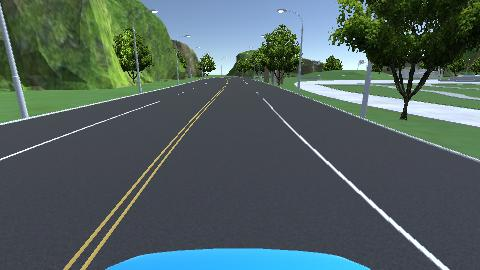
#> input picture 视觉项目实践-智能驾驶/车道线拟合/2.png, 480 x 270 px
$ python '1.2构建窗口的上下边界.py'
#> lines starting #> are read from the running program, lines starting #| are printed output that depends on the picture; after the words box and inside, x2 and y2 are one past the last pixel; in counts of white or black regions, pixels touching at a corner belong together
import matplotlib.pyplot as plt

import mqtt
import cv2
import numpy as np
import base64
import queue

def b64_to_np(image):
    img_data = base64.b64decode(image['image'])
    img_np = np.frombuffer(img_data,dtype=np.uint8)
    img = cv2.imdecode(img_np,cv2.IMREAD_COLOR)
    return img

def perspective_transform(image):
    image_size = (image.shape[1],image.shape[0])

    src = np.float32(
        [
            [80,image_size[1]],
            [450,image_size[1]],
            [image_size[0]//2+40,image_size[1]//2-20],
            [image_size[0]//2-40,image_size[1]//2-20]
        ]
    )

    dst = np.float32([
        [image_size[0]/4,image_size[1]],
        [image_size[0]*3/4,image_size[1]],
        [image_size[0]*3/4,0],
        [image_size[0]/4,0]
    ])
    M = cv2.getPerspectiveTransform(src,dst)
    image_warp = cv2.warpPerspective(image,M,image_size,flags=cv2.INTER_LINEAR)
    return image_warp


def dilate_erode(image,kernel_size):
    kernel = np.ones((kernel_size,kernel_size),np.uint8)
    image_dilate = cv2.dilate(image,kernel,iterations=1)
    result_img = cv2.erode(image_dilate,kernel,iterations=1)
    return result_img

def extract_line_gradient(image_warp):
    #使用梯度提取车道线
    img_Gaussian = cv2.GaussianBlur(image_warp,(5,5),sigmaX=1)
    img_gray = cv2.cvtColor(img_Gaussian,cv2.COLOR_BGR2GRAY)
    res = cv2.Sobel(img_gray,-1,1,0)
    ret,image_thresh = cv2.threshold(res,127,255,cv2.THRESH_BINARY)
    res = dilate_erode(image_thresh,7)
    cv2.imshow('Sobel',res)
    return res


#提取白色车道线
def hslSelect(img,thresh=(190,255)):
    hls = cv2.cvtColor(img,cv2.COLOR_BGR2HLS)
    l_channel = hls[:,:,1]
    l_channel = l_channel / np.max(l_channel) * 255
    binary_output = np.zeros_like(l_channel)
    binary_output[(l_channel>thresh[0])&(l_channel < thresh[1])] = 255
    return binary_output

#提取黄色车道线
def labSeclect(img,thresh=(210,225)):
    #右半边不可能有黄色车道线
    img[:,240:,:] = (0,0,0)
    lab =cv2.cvtColor(img,cv2.COLOR_BGR2Lab)
    lab_b = lab[:,:,2]
    if np.max(lab_b) > 100:
        lab_b = lab_b / np.max(lab_b)*255
    binary_output = np.zeros_like(lab_b)
    binary_output[((lab_b > thresh[0])&(lab_b<thresh[1]))] = 255
    return binary_output


def extract_line_color(image_warp):
    #提取白色车道线:HSL 模型
    hlsL_binary = hslSelect(image_warp)
    cv2.imshow('hlsL_binary',hlsL_binary)

    #提取黄色车道线: lab 模型(只提取 黄色 ,蓝色)
    labB_binary = labSeclect(image_warp)
    cv2.imshow('labB_binary',labB_binary)
    # cv2.waitKey(0)

    #将提取到的黄色和白色车道线进行融合
    combined_binary = np.zeros_like(hlsL_binary)
    combined_binary[(hlsL_binary == 255) | (labB_binary == 255)] = 255

    #对融合后的车道线进行先膨胀后腐蚀的操作
    dilate_erode_image = dilate_erode(combined_binary,15)
    cv2.imshow('combined_binary',dilate_erode_image)
    return dilate_erode_image

def fingding_line(dilate_erode_image):
    #由于车是向前走的,在图像中表示为车是向上走的,所以通常情况下,我们更关注黑白图像的下半部分
    histogram = np.sum(dilate_erode_image[dilate_erode_image.shape[0]//2:,:],axis =0)

    #获取直方图的中点位置,也就是图像宽度的一半
    print(histogram.shape)#480
    midpoint = histogram.shape[0]//2

    # 直方图左侧最高点的位置
    leftx_base = np.argmax(histogram[:midpoint])
    # print(leftx_base)

    # 直方图右侧最高点的位置
    rightx_base = np.argmax(histogram[midpoint:]) + midpoint

    #获取图像中所有的非零像素的x和y的位置 返回的是行索引和列索引
    nonzero = dilate_erode_image.nonzero()
    nonzeroy = np.array(nonzero[0])
    nonzerox = np.array(nonzero[1])


    #定义一些小窗口的概念
    #定义小窗口的个数
    nwindows = 10
    window_height = dilate_erode_image.shape[0] // nwindows
    #小窗口的宽度
    margin = 50
    #小窗口内白色像素点的个数阈值
    minpix = 40
    #初始化当前窗口的位置后面会持续更新
    leftx_current = leftx_base
    rightx_current = rightx_base

    #创建空列表接收左侧和右侧车道线像素的索引
    left_lane_inds = []
    right_lane_inds = []

    for window in range(nwindows):
        #计算当前窗口的上边界的y坐标
        win_y_high = dilate_erode_image.shape[0] - (window + 1) * window_height
        #计算当前窗口的下边界的y坐标
        win_y_low = dilate_erode_image.shape[0] - window * window_height


    # print(right_base)
    # plt.plot(histogram)
    # plt.show()


if __name__ == '__main__':

    image = cv2.imread('./2.png')
#> image is the input picture: shape (270, 480, 3); mean B, G, R 95.1, 96.8, 80

    image_warp = perspective_transform(image)
#> in perspective_transform, `image_warp = cv2.warpPerspective(image,M,image_size,flags=cv2.INTER_LI..`:
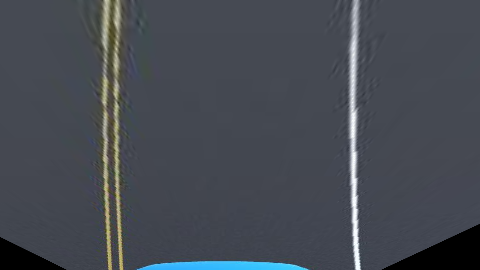
#> image_warp: shape (270, 480, 3); mean B, G, R 82.6, 74.6, 69.9
    image_warp_copy = image_warp.copy()
    #第一种 使用梯度来提取车道线
    # dilate_erode_image = extract_line_gradient(image_warp)

    #第二种 使用颜色提取车道线
    dilate_erode_image = extract_line_color(image_warp_copy)
#> in hslSelect, `hls = cv2.cvtColor(img,cv2.COLOR_BGR2HLS)`: hls: shape (270, 480, 3); mean of channels 0, 1, 2 104.2, 76.3, 24.9
#> in extract_line_color, `hlsL_binary = hslSelect(image_warp)`:
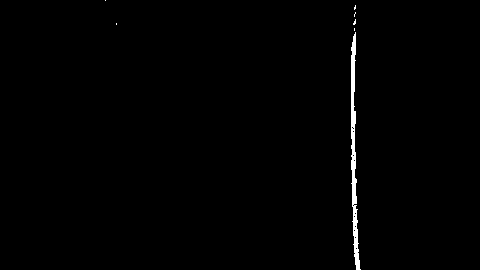
#> hlsL_binary: shape (270, 480) float64; 0.76% white; 7 white regions (6 under 20 px), largest, box (x1, y1, x2, y2) and area: (351, 32, 361, 270) 954
#> in labSeclect, `img[:,240:,:] = (0,0,0)`:
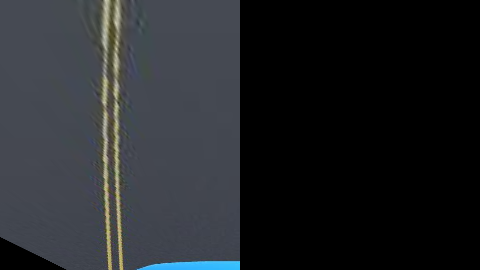
#> img: shape (270, 480, 3); mean B, G, R 40.9, 37.6, 35.2
#> in labSeclect, `lab =cv2.cvtColor(img,cv2.COLOR_BGR2Lab)`: lab: shape (270, 480, 3); mean of channels 0, 1, 2 40.5, 128.1, 125.7
#> in labSeclect, `lab_b = lab[:,:,2]`:
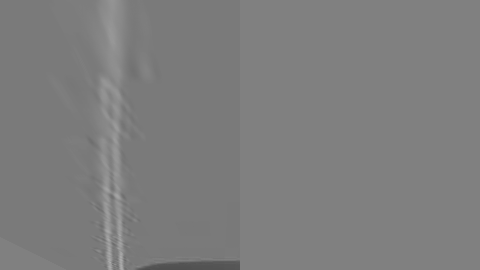
#> lab_b: shape (270, 480); min 77, max 172, mean 125.7
#> in labSeclect, `lab_b = lab_b / np.max(lab_b)*255`:
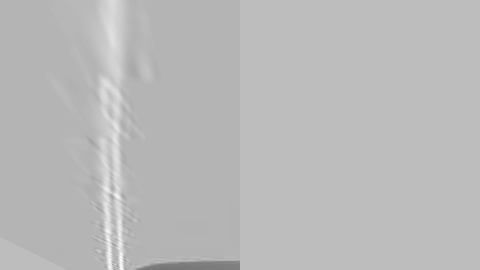
#> lab_b: shape (270, 480) float64; min 114.2, max 255, mean 186.4
#> in extract_line_color, `labB_binary = labSeclect(image_warp)`:
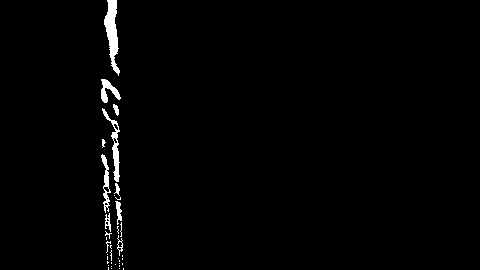
#> labB_binary: shape (270, 480) float64; 1.4% white; 37 white regions (27 under 20 px), largest, box (x1, y1, x2, y2) and area: (104, 0, 120, 76) 616, (102, 108, 120, 182) 341, (101, 154, 111, 213) 229
#> in extract_line_color, `cv2.imshow('combined_binary',dilate_erode_image)`:
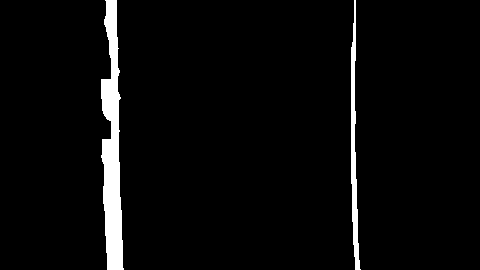
#> window 'combined_binary': shape (270, 480); 3.8% white; 2 white regions, box (x1, y1, x2, y2) and area: (101, 0, 124, 270) 3810, (351, 0, 361, 270) 1178

    fingding_line(dilate_erode_image)
#> in fingding_line, `histogram = np.sum(dilate_erode_image[dilate_erode_image.shape[0]//2:,..`: histogram = 480 values, max 34425 at index 111, min 0 at index 0, mean 1543.3
#| (480,)
#> in fingding_line, `leftx_base = np.argmax(histogram[:midpoint])`: leftx_base = 111
#> in fingding_line, `rightx_base = np.argmax(histogram[midpoint:]) + midpoint`: rightx_base = 354
#> in fingding_line, `nonzero = dilate_erode_image.nonzero()`: nonzero = 4988 positions, rows 0 to 269, columns 101 to 360
#> in fingding_line, `nonzeroy = np.array(nonzero[0])`: nonzeroy = 4988 values from 0 to 269
#> in fingding_line, `nonzerox = np.array(nonzero[1])`: nonzerox = 4988 values, max 360 at index 4987, min 101 at index 1033, mean 169
#> in fingding_line, `leftx_current = leftx_base`: leftx_current = 111
#> in fingding_line, `rightx_current = rightx_base`: rightx_current = 354

    cv2.imshow('image',image)
    cv2.imshow('image_warp',image_warp)
    cv2.waitKey(0)

$ run again, with 视觉项目实践-智能驾驶/车道线拟合/3.png copied over 视觉项目实践-智能驾驶/车道线拟合/2.png
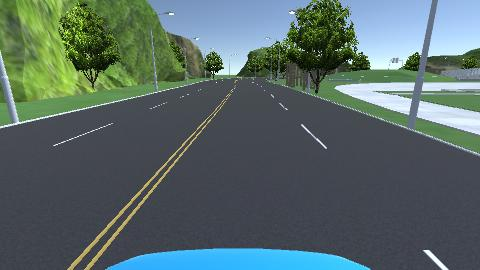
#> input picture 视觉项目实践-智能驾驶/车道线拟合/3.png, 480 x 270 px
#> image is the input picture: shape (270, 480, 3); mean B, G, R 103.6, 105.5, 87.4
#> hls: shape (270, 480, 3); mean of channels 0, 1, 2 103.9, 74.9, 24.3
#> in extract_line_color, `hlsL_binary = hslSelect(image_warp)`:
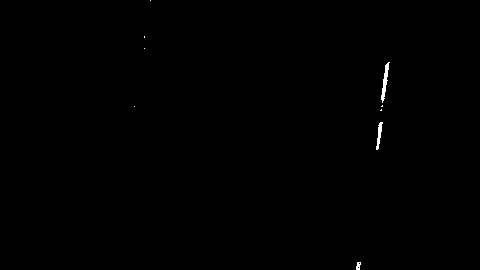
#> hlsL_binary: shape (270, 480) float64; 0.21% white; 9 white regions (6 under 20 px), largest, box (x1, y1, x2, y2) and area: (381, 62, 390, 103) 139, (376, 122, 383, 150) 88, (356, 262, 361, 270) 29
#> lab: shape (270, 480, 3); mean of channels 0, 1, 2 40.4, 128.1, 125.7
#> labB_binary: shape (270, 480) float64; 1% white; 45 white regions (33 under 20 px), largest, box (x1, y1, x2, y2) and area: (133, 97, 148, 143) 288, (131, 144, 143, 191) 185, (121, 157, 131, 195) 160
#> in extract_line_color, `cv2.imshow('combined_binary',dilate_erode_image)`:
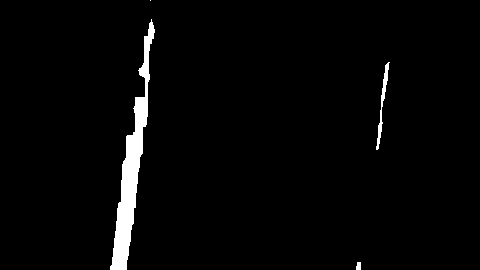
#> window 'combined_binary': shape (270, 480); 2.6% white; 4 white regions (1 under 20 px), largest, box (x1, y1, x2, y2) and area: (110, 19, 155, 270) 3113, (376, 62, 390, 150) 270, (356, 262, 361, 270) 36
#> histogram = 480 values, max 34170 at index 126, min 0 at index 0, mean 1216.6
#| (480,)
#> leftx_base = 126
#> rightx_base = 378
#> nonzero = 3420 positions, rows 0 to 269, columns 110 to 389
#> nonzeroy = 3420 values from 0 to 269
#> nonzerox = 3420 values, max 389 at index 254, min 110 at index 3332, mean 153.7
#> leftx_current = 126
#> rightx_current = 378

$ run again, with 视觉项目实践-智能驾驶/车道线拟合/4.png copied over 视觉项目实践-智能驾驶/车道线拟合/2.png
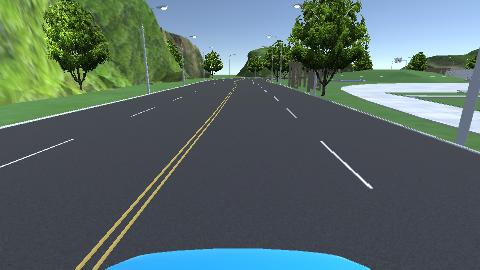
#> input picture 视觉项目实践-智能驾驶/车道线拟合/4.png, 480 x 270 px
#> image is the input picture: shape (270, 480, 3); mean B, G, R 102.3, 104.8, 86.8
#> hls: shape (270, 480, 3); mean of channels 0, 1, 2 104.2, 74.9, 24.5
#> in extract_line_color, `hlsL_binary = hslSelect(image_warp)`:
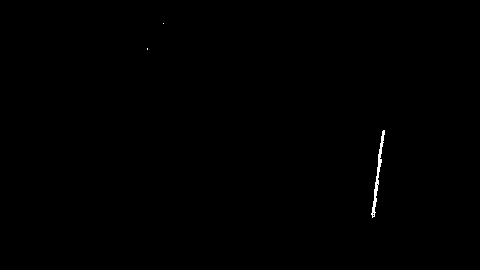
#> hlsL_binary: shape (270, 480) float64; 0.2% white; 3 white regions (2 under 20 px), largest, box (x1, y1, x2, y2) and area: (371, 130, 385, 218) 258
#> lab: shape (270, 480, 3); mean of channels 0, 1, 2 40.4, 128.1, 125.7
#> labB_binary: shape (270, 480) float64; 1.5% white; 33 white regions (30 under 20 px), largest, box (x1, y1, x2, y2) and area: (121, 78, 156, 242) 1278, (148, 11, 162, 56) 420, (150, 56, 157, 84) 113
#> in extract_line_color, `cv2.imshow('combined_binary',dilate_erode_image)`:
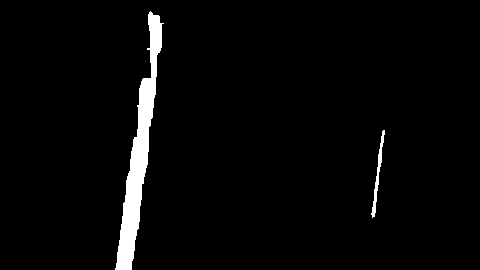
#> window 'combined_binary': shape (270, 480); 3.1% white; 2 white regions, box (x1, y1, x2, y2) and area: (115, 11, 164, 270) 3733, (371, 130, 385, 218) 277
#> histogram = 480 values, max 30600 at index 133, min 0 at index 0, mean 1340.9
#| (480,)
#> leftx_base = 133
#> rightx_base = 375
#> nonzero = 4010 positions, rows 11 to 269, columns 115 to 384
#> nonzeroy = 4010 values from 11 to 269
#> nonzerox = 4010 values, max 384 at index 1425, min 115 at index 3976, mean 155.5
#> leftx_current = 133
#> rightx_current = 375

$ run again, with 视觉项目实践-智能驾驶/车道线拟合/5.png copied over 视觉项目实践-智能驾驶/车道线拟合/2.png
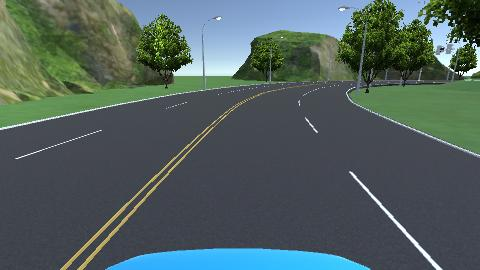
#> input picture 视觉项目实践-智能驾驶/车道线拟合/5.png, 480 x 270 px
#> image is the input picture: shape (270, 480, 3); mean B, G, R 94.4, 96.5, 80.3
#> hls: shape (270, 480, 3); mean of channels 0, 1, 2 103.6, 75.3, 24.2
#> hlsL_binary: shape (270, 480) float64; 0.33% white; 5 white regions (1 under 20 px), largest, box (x1, y1, x2, y2) and area: (352, 196, 372, 270) 233, (405, 52, 414, 75) 73, (413, 25, 423, 48) 70, (398, 79, 405, 98) 53
#> lab: shape (270, 480, 3); mean of channels 0, 1, 2 40.5, 128.1, 125.9
#> labB_binary: shape (270, 480) float64; 0.97% white; 33 white regions (23 under 20 px), largest, box (x1, y1, x2, y2) and area: (130, 146, 151, 207) 231, (153, 72, 168, 103) 221, (119, 173, 133, 207) 122
#> in extract_line_color, `cv2.imshow('combined_binary',dilate_erode_image)`:
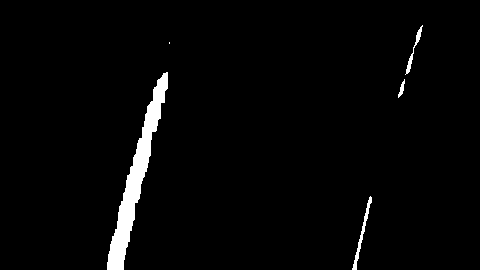
#> window 'combined_binary': shape (270, 480); 2.6% white; 5 white regions (1 under 20 px), largest, box (x1, y1, x2, y2) and area: (107, 72, 168, 270) 2938, (352, 196, 372, 270) 243, (405, 25, 423, 75) 147, (398, 79, 405, 98) 56
#> histogram = 480 values, max 19635 at index 123, min 0 at index 0, mean 1278.7
#| (480,)
#> leftx_base = 123
#> rightx_base = 356
#> nonzero = 3386 positions, rows 25 to 269, columns 107 to 422
#> nonzeroy = 3386 values from 25 to 269
#> nonzerox = 3386 values, max 422 at index 0, min 107 at index 3218, mean 168.5
#> leftx_current = 123
#> rightx_current = 356
